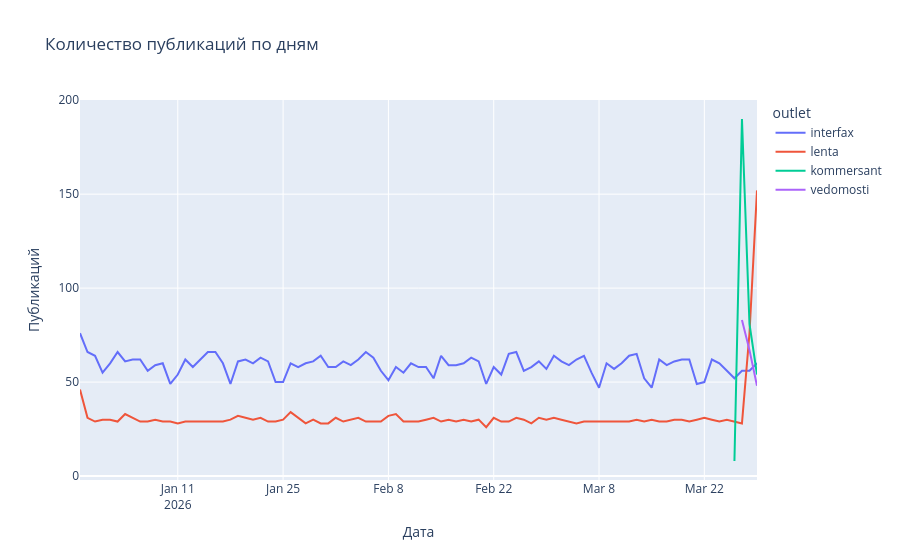

Source (notebook cell):
### Code cell
# ── Динамика публикаций по дням (все СМИ) ────────────────────────
import plotly.express as px
from etl import load_all_clean

df_all = load_all_clean()
if not df_all.empty:
    daily = (
        df_all.groupby([df_all["published_at"].dt.date, "outlet"])
              .size()
              .reset_index(name="count")
    )
    daily.columns = ["date", "outlet", "count"]
    fig = px.line(daily, x="date", y="count", color="outlet",
                  title="Количество публикаций по дням",
                  labels={"count": "Публикаций", "date": "Дата"})
    fig.show()
else:
    print("Нет данных — запустите Scrape + ETL")

### Figure 1 — Plotly figure (JSON) as saved in the notebook; plotly's stock layout.template omitted (floating-point values rounded to 4 significant figures)
{"data": [{"hovertemplate": "outlet=interfax<br>Дата=%{x}<br>Публикаций=%{y}<extra></extra>", "legendgroup": "interfax", "line": {"color": "#636efa", "dash": "solid"}, "marker": {"symbol": "circle"}, "mode": "lines", "name": "interfax", "orientation": "v", "showlegend": true, "type": "scatter", "x": ["2025-12-29", "2025-12-30", "2025-12-31", "2026-01-01", "2026-01-02", "2026-01-03", "2026-01-04", "2026-01-05", "2026-01-06", "2026-01-07", "2026-01-08", "2026-01-09", "2026-01-10", "2026-01-11", "2026-01-12", "2026-01-13", "2026-01-14", "2026-01-15", "2026-01-16", "2026-01-17", "2026-01-18", "2026-01-19", "2026-01-20", "2026-01-21", "2026-01-22", "2026-01-23", "2026-01-24", "2026-01-25", "2026-01-26", "2026-01-27", "2026-01-28", "2026-01-29", "2026-01-30", "2026-01-31", "2026-02-01", "2026-02-02", "2026-02-03", "2026-02-04", "2026-02-05", "2026-02-06", "2026-02-07", "2026-02-08", "2026-02-09", "2026-02-10", "2026-02-11", "2026-02-12", "2026-02-13", "2026-02-14", "2026-02-15", "2026-02-16", "2026-02-17", "2026-02-18", "2026-02-19", "2026-02-20", "2026-02-21", "2026-02-22", "2026-02-23", "2026-02-24", "2026-02-25", "2026-02-26", "2026-02-27", "2026-02-28", "2026-03-01", "2026-03-02", "2026-03-03", "2026-03-04", "2026-03-05", "2026-03-06", "2026-03-07", "2026-03-08", "2026-03-09", "2026-03-10", "2026-03-11", "2026-03-12", "2026-03-13", "2026-03-14", "2026-03-15", "2026-03-16", "2026-03-17", "2026-03-18", "2026-03-19", "2026-03-20", "2026-03-21", "2026-03-22", "2026-03-23", "2026-03-24", "2026-03-25", "2026-03-26", "2026-03-27", "2026-03-28", "2026-03-29"], "xaxis": "x", "y": [76, 66, 64, 55, 60, 66, 61, 62, 62, 56, 59, 60, 49, 54, 62, 58, 62, 66, 66, 60, 49, 61, 62, 60, 63, 61, 50, 50, 60, 58, 60, 61, 64, 58, 58, 61, 59, 62, 66, 63, 56, 51, 58, 55, 60, 58, 58, 52, 64, 59, 59, 60, 63, 61, 49, 58, 54, 65, 66, 56, 58, 61, 57, 64, 61, 59, 62, 64, 55, 47, 60, 57, 60, 64, 65, 52, 47, 62, 59, 61, 62, 62, 49, 50, 62, 60, 56, 52, 56, 56, 60], "yaxis": "y"}, {"hovertemplate": "outlet=lenta<br>Дата=%{x}<br>Публикаций=%{y}<extra></extra>", "legendgroup": "lenta", "line": {"color": "#EF553B", "dash": "solid"}, "marker": {"symbol": "circle"}, "mode": "lines", "name": "lenta", "orientation": "v", "showlegend": true, "type": "scatter", "x": ["2025-12-29", "2025-12-30", "2025-12-31", "2026-01-01", "2026-01-02", "2026-01-03", "2026-01-04", "2026-01-05", "2026-01-06", "2026-01-07", "2026-01-08", "2026-01-09", "2026-01-10", "2026-01-11", "2026-01-12", "2026-01-13", "2026-01-14", "2026-01-15", "2026-01-16", "2026-01-17", "2026-01-18", "2026-01-19", "2026-01-20", "2026-01-21", "2026-01-22", "2026-01-23", "2026-01-24", "2026-01-25", "2026-01-26", "2026-01-27", "2026-01-28", "2026-01-29", "2026-01-30", "2026-01-31", "2026-02-01", "2026-02-02", "2026-02-03", "2026-02-04", "2026-02-05", "2026-02-06", "2026-02-07", "2026-02-08", "2026-02-09", "2026-02-10", "2026-02-11", "2026-02-12", "2026-02-13", "2026-02-14", "2026-02-15", "2026-02-16", "2026-02-17", "2026-02-18", "2026-02-19", "2026-02-20", "2026-02-21", "2026-02-22", "2026-02-23", "2026-02-24", "2026-02-25", "2026-02-26", "2026-02-27", "2026-02-28", "2026-03-01", "2026-03-02", "2026-03-03", "2026-03-04", "2026-03-05", "2026-03-06", "2026-03-07", "2026-03-08", "2026-03-09", "2026-03-10", "2026-03-11", "2026-03-12", "2026-03-13", "2026-03-14", "2026-03-15", "2026-03-16", "2026-03-17", "2026-03-18", "2026-03-19", "2026-03-20", "2026-03-21", "2026-03-22", "2026-03-23", "2026-03-24", "2026-03-25", "2026-03-26", "2026-03-27", "2026-03-28", "2026-03-29"], "xaxis": "x", "y": [46, 31, 29, 30, 30, 29, 33, 31, 29, 29, 30, 29, 29, 28, 29, 29, 29, 29, 29, 29, 30, 32, 31, 30, 31, 29, 29, 30, 34, 31, 28, 30, 28, 28, 31, 29, 30, 31, 29, 29, 29, 32, 33, 29, 29, 29, 30, 31, 29, 30, 29, 30, 29, 30, 26, 31, 29, 29, 31, 30, 28, 31, 30, 31, 30, 29, 28, 29, 29, 29, 29, 29, 29, 29, 30, 29, 30, 29, 29, 30, 30, 29, 30, 31, 30, 29, 30, 29, 28, 76, 152], "yaxis": "y"}, {"hovertemplate": "outlet=kommersant<br>Дата=%{x}<br>Публикаций=%{y}<extra></extra>", "legendgroup": "kommersant", "line": {"color": "#00cc96", "dash": "solid"}, "marker": {"symbol": "circle"}, "mode": "lines", "name": "kommersant", "orientation": "v", "showlegend": true, "type": "scatter", "x": ["2026-03-26", "2026-03-27", "2026-03-28", "2026-03-29"], "xaxis": "x", "y": [8, 190, 81, 54], "yaxis": "y"}, {"hovertemplate": "outlet=vedomosti<br>Дата=%{x}<br>Публикаций=%{y}<extra></extra>", "legendgroup": "vedomosti", "line": {"color": "#ab63fa", "dash": "solid"}, "marker": {"symbol": "circle"}, "mode": "lines", "name": "vedomosti", "orientation": "v", "showlegend": true, "type": "scatter", "x": ["2026-03-27", "2026-03-28", "2026-03-29"], "xaxis": "x", "y": [83, 67, 48], "yaxis": "y"}], "layout": {"legend": {"title": {"text": "outlet"}, "tracegroupgap": 0}, "title": {"text": "Количество публикаций по дням"}, "xaxis": {"anchor": "y", "domain": [0, 1], "title": {"text": "Дата"}}, "yaxis": {"anchor": "x", "domain": [0, 1], "title": {"text": "Публикаций"}}}}
